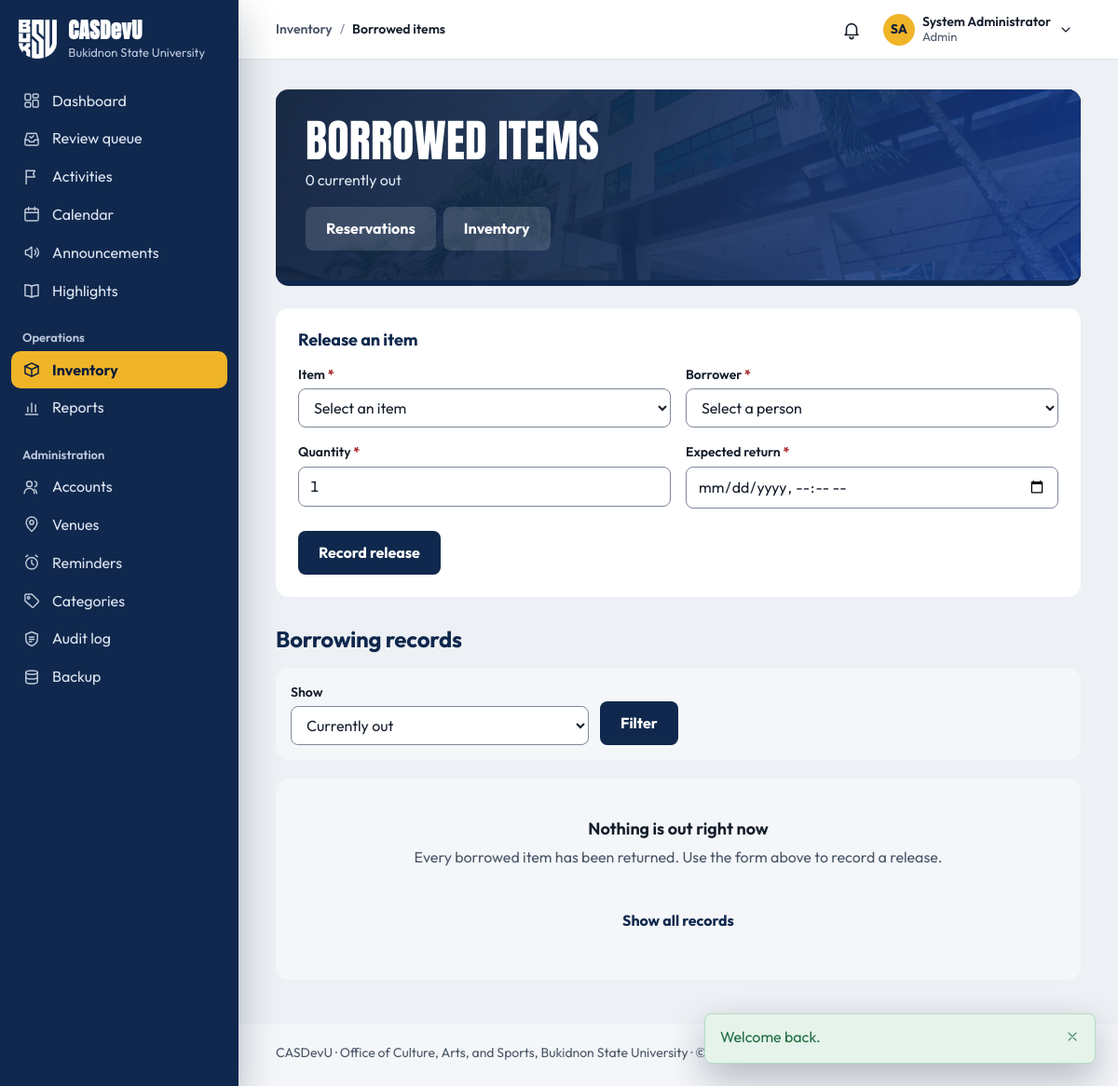
The app's page /inventory/borrowings.php (signed in) with its own data.
### tables this page shows
CREATE TABLE settings (
    setting_key     VARCHAR(80) PRIMARY KEY,
    setting_value   TEXT NULL,
    description     VARCHAR(255) NULL,
    updated_at      TIMESTAMP NOT NULL DEFAULT CURRENT_TIMESTAMP
                        ON UPDATE CURRENT_TIMESTAMP
);

CREATE TABLE users (
    user_id         INT UNSIGNED AUTO_INCREMENT PRIMARY KEY,
    role_id         TINYINT UNSIGNED NOT NULL,

     
    email           VARCHAR(150) NOT NULL UNIQUE,    
    password_hash   VARCHAR(255) NOT NULL,           
     
    student_number  VARCHAR(30)  NULL UNIQUE,        
    first_name      VARCHAR(80)  NOT NULL,
    middle_name     VARCHAR(80)  NULL,
    last_name       VARCHAR(80)  NOT NULL,
    sex             ENUM('male','female','other') NULL,
    birth_date      DATE         NULL,
    contact_number  VARCHAR(30)  NULL,
    photo_path      VARCHAR(255) NULL,
    id_front_path   VARCHAR(255) NULL,               
    id_back_path    VARCHAR(255) NULL,               

     
    course_id       INT UNSIGNED     NULL,
    year_level_id   TINYINT UNSIGNED NULL,
    section         VARCHAR(20)      NULL,
     
    connection_note VARCHAR(500)     NULL,

     
    status          ENUM('pending','active','inactive','suspended')
                        NOT NULL DEFAULT 'pending',
    last_login_at   DATETIME NULL,
    created_at      TIMESTAMP NOT NULL DEFAULT CURRENT_TIMESTAMP,
    updated_at      TIMESTAMP NOT NULL DEFAULT CURRENT_TIMESTAMP
                        ON UPDATE CURRENT_TIMESTAMP,

    CONSTRAINT fk_users_role       FOREIGN KEY (role_id)       REFERENCES roles(role_id),
    CONSTRAINT fk_users_course     FOREIGN KEY (course_id)     REFERENCES courses(course_id)
                                       ON DELETE SET NULL,
    CONSTRAINT fk_users_year_level FOREIGN KEY (year_level_id) REFERENCES year_levels(year_level_id)
                                       ON DELETE SET NULL,

    INDEX idx_users_role   (role_id),
    INDEX idx_users_status (status),
    INDEX idx_users_name   (last_name, first_name)
);

### public/inventory/borrowings.php (the view, shortened to what the rows shown need)
<?php
require_once __DIR__ . '/../../includes/bootstrap.php';
require_role(['staff', 'admin']);
$openCount    = (int) fetch_value('SELECT COUNT(*) FROM borrowings WHERE returned_at IS NULL');
$pageTitle = 'Borrowed items';
require __DIR__ . '/../../includes/layout/header.php';
?>
<div class="page-head">
    <div>
        <h1>Borrowed items</h1>
    </div>
</div>
<section class="card">
    <div class="card-head"><h2>Release an item</h2></div>
</section>
<h2 class="section-title">Borrowing records</h2>
<?php require __DIR__ . '/../../includes/layout/footer.php'; ?>

### includes/layout/header.php (shortened to what the rows shown need)
<?php
$user         = current_user();
$role         = current_role();
$attentionItems = $user ? attention_items() : [];
$reviewCount  = $user && can_review() ? review_counts()['total'] : 0;
$currentFile  = basename($_SERVER['SCRIPT_NAME']);
$currentDir   = basename(dirname($_SERVER['SCRIPT_NAME']));
$isStudent    = $role === 'student';
$navSection = match (true) {
    in_array($currentDir, ['public', ''], true) && $currentFile === 'index.php'   => 'dashboard',
    in_array($currentDir, ['public', ''], true) && $currentFile === 'review.php'  => 'review',
    $currentFile === 'notifications.php'                        => 'notifications',
    $currentFile === 'profile.php'                              => 'profile',
    $currentFile === 'settings.php'                             => 'settings',
    $currentFile === 'calendar.php'                             => 'calendar',
    $currentDir === 'activities'                                => 'activities',
    $currentDir === 'announcements'                             => 'announcements',
    $currentDir === 'highlights'                                => 'highlights',
    $currentDir === 'inventory' && $isStudent && in_array($currentFile, ['reservations.php', 'borrow.php'], true) => 'borrow-requests',
    $currentDir === 'inventory'                                 => 'inventory',
    $currentDir === 'reports'                                   => 'reports',
    $currentDir === 'admin'                                     => pathinfo($currentFile, PATHINFO_FILENAME),
    $currentDir === 'requirements' && $isStudent                => 'my-requirements',
    $currentDir === 'participation' && $isStudent               => 'my-activities',
    $currentDir === 'participation' || $currentDir === 'requirements' => 'activities',
    default                                                     => '',
};
$sections = [
    'dashboard'       => ['Dashboard', 'index.php'],
    'review'          => ['Review queue', 'review.php'],
    'notifications'   => ['Notifications', 'notifications.php'],
    'profile'         => ['My profile', 'profile.php'],
    'settings'        => ['Settings', 'settings.php'],
    'calendar'        => ['Calendar', 'activities/calendar.php'],
    'activities'      => ['Activities', 'activities/index.php'],
    'announcements'   => ['Announcements', 'announcements/index.php'],
    'highlights'      => ['Highlights', 'highlights/index.php'],
    'inventory'       => [$isStudent ? 'Costumes & equipment' : 'Inventory', 'inventory/index.php'],
    'reports'         => ['Reports', 'reports/index.php'],
    'my-activities'   => ['My activities', 'participation/my-activities.php'],
    'my-requirements' => ['My requirements', 'requirements/mine.php'],
    'borrow-requests' => ['My borrow requests', 'inventory/reservations.php'],
    'users'           => ['Accounts', 'admin/users.php'],
    'venues'          => ['Venues', 'admin/venues.php'],
    'reminders'       => ['Reminders', 'admin/reminders.php'],
    'categories'      => ['Categories', 'admin/categories.php'],
    'audit'           => ['Audit log', 'admin/audit.php'],
    'backup'          => ['Backup', 'admin/backup.php'],
];
function nav_link(string $section, string $href, string $label, string $navSection, int $count = 0, string $countLabel = 'waiting'): string
{
    $current = $section === $navSection ? ' aria-current="page"' : '';
    $badge   = $count > 0
        ? '<span class="nav-count" aria-label="' . $count . ' ' . e($countLabel) . '">' . ($count > 99 ? '99+' : $count) . '</span>'
        : '';
    return '<a class="nav-link" href="' . e(url($href)) . '"' . $current . '>'
         . icon($section === 'inventory' && current_role() === 'student' ? 'equipment' : $section, 'nav-icon')
         . '<span class="nav-label">' . e($label) . '</span>' . $badge . '</a>';
}
$initials = $user
    ? strtoupper(mb_substr((string) $user['first_name'], 0, 1) . mb_substr((string) $user['last_name'], 0, 1))
    : '';
?>
<!DOCTYPE html>
<html lang="en">
<head>
    <link rel="stylesheet" href="<?= asset('css/style.css') ?>">
</head>
<body>
<div class="app<?= $user ? '' : ' app-public' ?>">
<?php if ($user): ?>
    <aside class="sidebar" id="sidebar" aria-label="Main navigation">
        <div class="sidebar-brand">
            <a class="brand" href="<?= url('index.php') ?>">
                <img class="brand-logo" src="<?= asset('img/buksu-logo-white.png') ?>" alt="" width="126" height="128">
                <span class="brand-text">
                    <span class="brand-mark"><?= e(APP_NAME) ?></span>
                    <span class="brand-sub"><?= e(university_name()) ?></span>
                </span>
            </a>
        </div>
        <nav class="sidebar-nav" aria-label="Sections">
            <div class="nav-group">
                <?= nav_link('dashboard', 'index.php', 'Dashboard', $navSection) ?>
                <?php if ($isStudent): ?>
                    <?= nav_link('my-activities', 'participation/my-activities.php', 'My activities', $navSection) ?>
                    <?= nav_link('my-requirements', 'requirements/mine.php', 'My requirements', $navSection) ?>
                <?php elseif (can_review()): ?>
                    <?= nav_link('review', 'review.php', 'Review queue', $navSection, $reviewCount, 'waiting for review') ?>
                <?php endif; ?>
                <?= nav_link('activities', 'activities/index.php', 'Activities', $navSection) ?>
                <?= nav_link('calendar', 'activities/calendar.php', 'Calendar', $navSection) ?>
                <?= nav_link('announcements', 'announcements/index.php', 'Announcements', $navSection) ?>
                <?= nav_link('highlights', 'highlights/index.php', 'Highlights', $navSection) ?>
            </div>
            <?php if (has_role('staff', 'admin', 'coordinator')): ?>
                <div class="nav-group">
                    <p class="nav-group-title">Operations</p>
                    <?= nav_link('inventory', 'inventory/index.php', 'Inventory', $navSection) ?>
                    <?= nav_link('reports', 'reports/index.php', 'Reports', $navSection) ?>
                </div>
            <?php endif; ?>
            <?php if (has_role('staff', 'admin')): ?>
                <div class="nav-group">
                    <p class="nav-group-title">Administration</p>
                    <?= nav_link('users', 'admin/users.php', 'Accounts', $navSection) ?>
                    <?= nav_link('venues', 'admin/venues.php', 'Venues', $navSection) ?>
                    <?= nav_link('reminders', 'admin/reminders.php', 'Reminders', $navSection) ?>
                    <?php if (has_role('admin')): ?>
                        <?= nav_link('categories', 'admin/categories.php', 'Categories', $navSection) ?>
                        <?= nav_link('audit', 'admin/audit.php', 'Audit log', $navSection) ?>
                        <?= nav_link('backup', 'admin/backup.php', 'Backup', $navSection) ?>
                    <?php endif; ?>
                </div>
            <?php endif; ?>
        </nav>
    </aside>
<?php endif; ?>
<div class="main">
<?php if ($user): ?>
    <?php
    [$sectionLabel, $sectionHref] = $sections[$navSection] ?? ['', ''];
    $pageLabel  = (string) ($pageTitle ?? '');
    $isSectionHome = $sectionHref !== '' && str_ends_with($_SERVER['SCRIPT_NAME'], '/' . $sectionHref);
    ?>
    <header class="topbar">
        <nav class="breadcrumb" aria-label="Breadcrumb">
            <ol>
                <?php if ($sectionLabel !== '' && !$isSectionHome): ?>
                    <li><a href="<?= url($sectionHref) ?>"><?= e($sectionLabel) ?></a></li>
                    <li aria-current="page"><?= e($pageLabel) ?></li>
                <?php else: ?>
                    <li aria-current="page"><?= e($sectionLabel !== '' ? $sectionLabel : $pageLabel) ?></li>
                <?php endif; ?>
            </ol>
        </nav>
        <div class="topbar-actions">
            <?php require __DIR__ . '/notifications-menu.php'; ?>
            <details class="account-menu" data-menu>
                <summary class="account-trigger" aria-label="Account menu for <?= e(full_name($user)) ?>">
                    <?php if ($userPhotoUrl = user_photo_url($user)): ?>
                        <img class="account-initials" src="<?= e($userPhotoUrl) ?>" alt="" width="34" height="34">
                    <?php else: ?>
                        <span class="account-initials" aria-hidden="true"><?= e($initials) ?></span>
                    <?php endif; ?>
                    <span class="account-text">
                        <span class="account-name"><?= e(full_name($user)) ?></span>
                        <span class="account-role"><?= e(ucfirst((string) $role)) ?></span>
                    </span>
                    <?= icon('chevron-down', 'icon account-chevron') ?>
                </summary>
            </details>
        </div>
    </header>
<?php endif; ?>
<main class="page" id="main" tabindex="-1">

### includes/layout/footer.php
</main>
<footer class="footer">
    <p><?= e(APP_NAME) ?> · <?= e(office_name()) ?>, <?= e(university_name()) ?> · &copy; <?= date('Y') ?></p>
</footer>
</div>
</div>
</body>
</html>

### records on screen
settings: setting_value "Bukidnon State University"
users: initials "SA", full_name($user) "System Administrator"
settings: setting_value "Office of Culture, Arts, and Sports"

### other values on screen
APP_NAME "CASDevU"
$label "Dashboard Review queue Activities Calendar Announcements Highlights Inventory Reports Accounts Venues Reminders Categories Audit log Backup"
$sectionLabel "Inventory"
$pageLabel "Borrowed items"
$role "Admin"
$flashMessage['message'] "Welcome back."
$openCount "0"
university_name() "Bukidnon State University"
